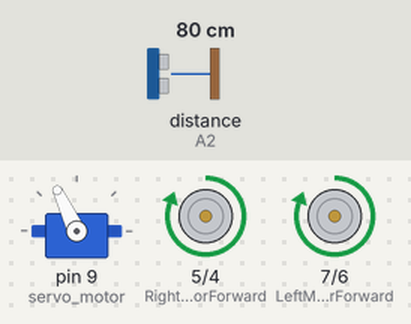
The sketch below on a simulated Arduino Uno, built with avr-gcc and run on an emulated ATmega328P. Shown: servo, motor-driver pin pairs drawn as motors (green arrow = first pin HIGH = forward, orange = second pin HIGH = backward, longer = more drive). Inputs (shaded band) come from the test bench; at power-on: distance to the obstacle (sensor on A2) 80 cm. The echo pulse lasts 58.3 µs per cm.

Above: at 3.9 s.
4.0 s: distance to the obstacle (sensor on A2) set to 23 cm
5.5 s: distance to the obstacle (sensor on A2) set to 19 cm
At 6.1 s:
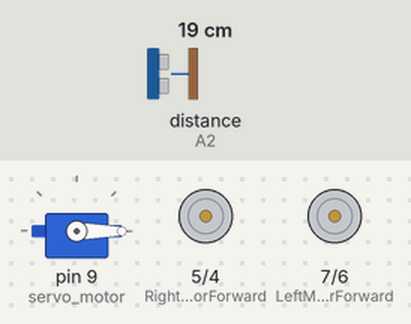
8.5 s: distance to the obstacle (sensor on A2) set to 35 cm
At 10.7 s:
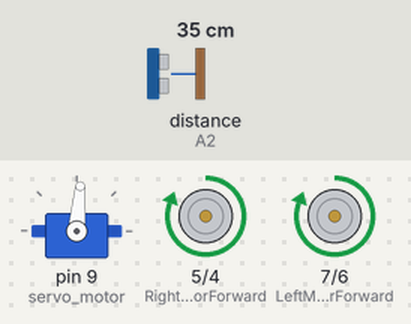
11.0 s: distance to the obstacle (sensor on A2) set to 2 cm
At 12.3 s:
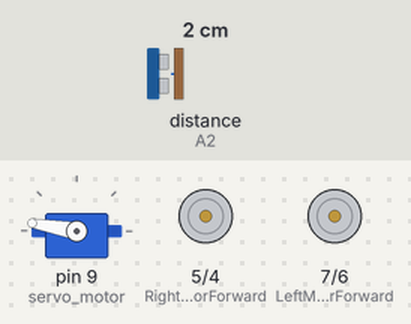
14.0 s: distance to the obstacle (sensor on A2) set to 60 cm
At 14.8 s:
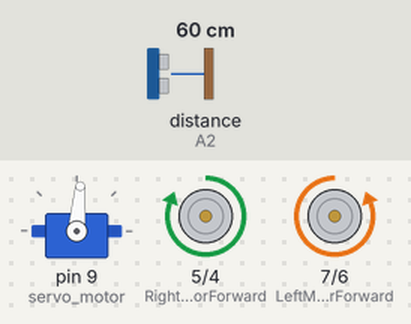
Timing chart, 0 to 17.0 s (numbered marks = the images above; inputs shaded):
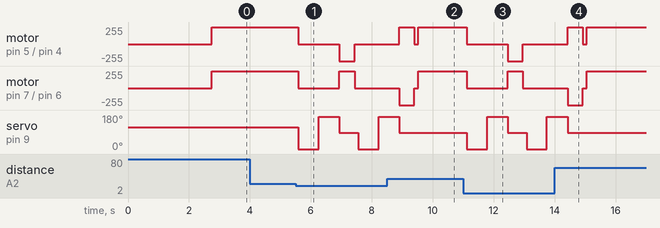

The sketch:

smart_car_ultrasonic.ino
```cpp
#include <Servo.h> //Servo motor library. This is standard library
#include <NewPing.h> //Ultrasonic sensor function library. You must install this library

//our L298N control pins
const int LeftMotorForward = 7;
const int LeftMotorBackward = 6;
const int RightMotorForward = 5;
const int RightMotorBackward = 4;

//sensor pins
#define trig_pin A1 //analog input 1
#define echo_pin A2 //analog input 2

#define maximum_distance 2000
boolean goesForward = false;
int distance = 1000;

NewPing sonar(trig_pin, echo_pin, maximum_distance); //sensor function
Servo servo_motor; //our servo name

void setup(){

pinMode(RightMotorForward, OUTPUT);
pinMode(LeftMotorForward, OUTPUT);
pinMode(LeftMotorBackward, OUTPUT);
pinMode(RightMotorBackward, OUTPUT);

servo_motor.attach(9); //our servo pin

servo_motor.write(115);
delay(2000);
distance = readPing();
delay(100);
distance = readPing();
delay(100);
distance = readPing();
delay(100);
distance = readPing();
delay(100);
}

void loop(){

int distanceRight = 0;
int distanceLeft = 0;
delay(50);

if (distance <= 20){
moveStop();
delay(0);
moveBackward();
delay(0);
moveStop();
delay(0);
distanceRight = lookRight();
delay(0);
distanceLeft = lookLeft();
delay(0);

if (distance >= distanceLeft){
  turnRight();
  moveStop();
}
else{
  turnLeft();
  moveStop();
}
}
else{
moveForward();
}
distance = readPing();
}

int lookRight(){
servo_motor.write(0);
delay(500);
int distance = readPing();
delay(100);
servo_motor.write(85);
return distance;
}

int lookLeft(){
servo_motor.write(170);
delay(500);
int distance = readPing();
delay(100);
servo_motor.write(85);
return distance;
delay(100);
}

int readPing(){
delay(70);
int cm = sonar.ping_cm();
if (cm==0){
cm=250;
}
return cm;
}

void moveStop(){

digitalWrite(RightMotorForward, LOW);
digitalWrite(LeftMotorForward, LOW);
digitalWrite(RightMotorBackward, LOW);
digitalWrite(LeftMotorBackward, LOW);
}

void moveForward(){

if(!goesForward){

goesForward=true;

digitalWrite(LeftMotorForward, HIGH);
digitalWrite(RightMotorForward, HIGH);

digitalWrite(LeftMotorBackward, LOW);
digitalWrite(RightMotorBackward, LOW);
}
}

void moveBackward(){

goesForward=false;

digitalWrite(LeftMotorBackward, HIGH);
digitalWrite(RightMotorBackward, HIGH);

digitalWrite(LeftMotorForward, LOW);
digitalWrite(RightMotorForward, LOW);

}

void turnRight(){

digitalWrite(LeftMotorForward, HIGH);
digitalWrite(RightMotorBackward, HIGH);

digitalWrite(LeftMotorBackward, LOW);
digitalWrite(RightMotorForward, LOW);

delay(500);

digitalWrite(LeftMotorForward, HIGH);
digitalWrite(RightMotorForward, HIGH);

digitalWrite(LeftMotorBackward, LOW);
digitalWrite(RightMotorBackward, LOW);

}

void turnLeft(){

digitalWrite(LeftMotorBackward, HIGH);
digitalWrite(RightMotorForward, HIGH);

digitalWrite(LeftMotorForward, LOW);
digitalWrite(RightMotorBackward, LOW);

delay(500);

digitalWrite(LeftMotorForward, HIGH);
digitalWrite(RightMotorForward, HIGH);

digitalWrite(LeftMotorBackward, LOW);
digitalWrite(RightMotorBackward, LOW);
}
```

Measured:
- the behaviour switches between 21 and 20 cm on distance to the obstacle (sensor on A2) (found by bisection; images 0 and 1)
- after the input at 4.0 s, every drawn part: stays the same
- after the input at 5.5 s, motor on pin 5 (RightMotorForward) / pin 4 (RightMotorBackward): forward 255/255 → stopped after 0.09 s, → backward 255/255 1.3 s later, → stopped 0.50 s later; motor on pin 7 (LeftMotorForward) / pin 6 (LeftMotorBackward): forward 255/255 → stopped after 0.09 s, → forward 255/255 1.3 s later, → stopped 0.50 s later
- after the input at 8.5 s, servo on pin 9 (servo_motor): goes on until 8.9 s, then stays 85°
- after the input at 11.0 s, motor on pin 5 (RightMotorForward) / pin 4 (RightMotorBackward): forward 255/255 → stopped after 0.12 s, → backward 255/255 1.3 s later, → stopped 0.50 s later; motor on pin 7 (LeftMotorForward) / pin 6 (LeftMotorBackward): forward 255/255 → stopped after 0.12 s, → forward 255/255 1.3 s later, → stopped 0.50 s later
- after the input at 14.0 s, servo on pin 9 (servo_motor): goes on until 14.4 s, then stays 85°
